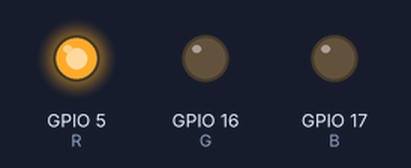
Bench run of a sketch on a simulated ESP32. Parts: output pins drawn as LEDs (lit = HIGH).

Above: at 1.0 s.
At 5.0 s:
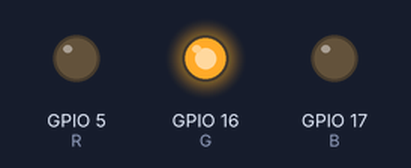
At 9.0 s:
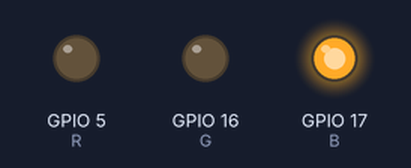
At 11.0 s:
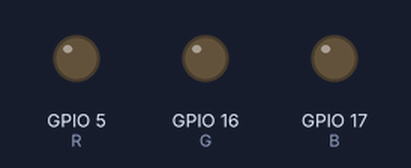
Timing chart, 0 to 15.6 s (numbered marks = the images above):
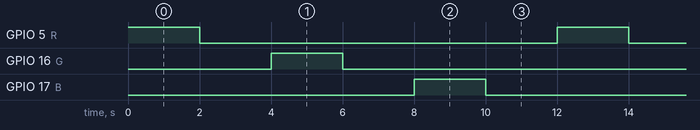

The sketch:

LED.ino
```cpp
#define R 5
#define G 16
#define B 17

void setup() {
// initialize digital pin LED_BUILTIN as an output.
  pinMode(R, OUTPUT);
  pinMode(G, OUTPUT);
  pinMode(B, OUTPUT);
}
// the loop function runs repeatedly forever
void loop() {
  digitalWrite(R, HIGH); // turn the LED on (HIGH is the voltage level)
  delay(2000); // wait for a second
  digitalWrite(R, LOW); // turn the LED off by making the voltage LOW
  delay(2000); // wait for a second

  digitalWrite(G, HIGH);
  delay(2000);
  digitalWrite(G, LOW);
  delay(2000);

  digitalWrite(B, HIGH);
  delay(2000);
  digitalWrite(B, LOW);
  delay(2000);
}
```

Measured:
- by itself, GPIO 5 (R), GPIO 16 (G), GPIO 17 (B): alternates HIGH for 2.0 s and LOW for 10.0 s
- by itself, everything shown: repeats every 12.0 s, in 6 steps
